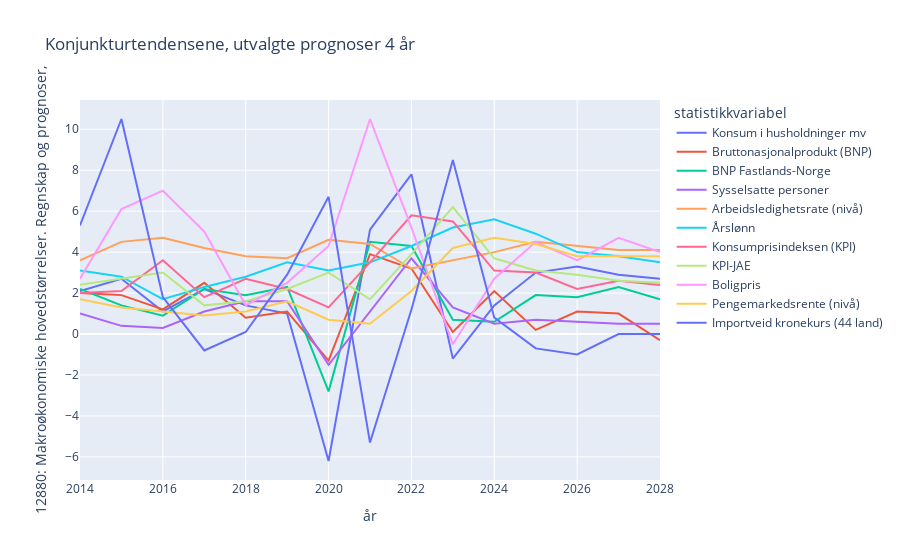

Write notebook code for a chart like this one.
### Markdown cell above
Plotly Express har argumentet 'line_group', for gruppering. Her legger jeg også på tittel og tekst til y-aksen.

### Code cell
px.line(df, x=('år'), y='12880: Makroøkonomiske hovedstørrelser. Regnskap og prognoser,', 
              color='statistikkvariabel', 
              line_group='statistikkvariabel', 
              title='Konjunkturtendensene, utvalgte prognoser 4 år', 
              )

### Figure 1 — Plotly figure (JSON) as saved in the notebook; plotly's stock layout.template omitted (floating-point values rounded to 4 significant figures)
{"data": [{"hovertemplate": "statistikkvariabel=Konsum i husholdninger mv<br>år=%{x}<br>12880: Makroøkonomiske hovedstørrelser. Regnskap og prognoser,=%{y}<extra></extra>", "legendgroup": "Konsum i husholdninger mv", "line": {"color": "#636efa", "dash": "solid"}, "marker": {"symbol": "circle"}, "mode": "lines", "name": "Konsum i husholdninger mv", "orientation": "v", "showlegend": true, "type": "scatter", "x": [2014, 2015, 2016, 2017, 2018, 2019, 2020, 2021, 2022, 2023, 2024, 2025, 2026, 2027, 2028], "xaxis": "x", "y": [2.1, 2.7, 1.1, 2.2, 1.4, 1.0, -6.2, 5.1, 7.8, -1.2, 1.4, 3.0, 3.3, 2.9, 2.7], "yaxis": "y"}, {"hovertemplate": "statistikkvariabel=Bruttonasjonalprodukt (BNP)<br>år=%{x}<br>12880: Makroøkonomiske hovedstørrelser. Regnskap og prognoser,=%{y}<extra></extra>", "legendgroup": "Bruttonasjonalprodukt (BNP)", "line": {"color": "#EF553B", "dash": "solid"}, "marker": {"symbol": "circle"}, "mode": "lines", "name": "Bruttonasjonalprodukt (BNP)", "orientation": "v", "showlegend": true, "type": "scatter", "x": [2014, 2015, 2016, 2017, 2018, 2019, 2020, 2021, 2022, 2023, 2024, 2025, 2026, 2027, 2028], "xaxis": "x", "y": [2.0, 1.9, 1.2, 2.5, 0.8, 1.1, -1.3, 3.9, 3.2, 0.1, 2.1, 0.2, 1.1, 1.0, -0.3], "yaxis": "y"}, {"hovertemplate": "statistikkvariabel=BNP Fastlands-Norge<br>år=%{x}<br>12880: Makroøkonomiske hovedstørrelser. Regnskap og prognoser,=%{y}<extra></extra>", "legendgroup": "BNP Fastlands-Norge", "line": {"color": "#00cc96", "dash": "solid"}, "marker": {"symbol": "circle"}, "mode": "lines", "name": "BNP Fastlands-Norge", "orientation": "v", "showlegend": true, "type": "scatter", "x": [2014, 2015, 2016, 2017, 2018, 2019, 2020, 2021, 2022, 2023, 2024, 2025, 2026, 2027, 2028], "xaxis": "x", "y": [2.2, 1.4, 0.9, 2.2, 1.9, 2.3, -2.8, 4.5, 4.3, 0.7, 0.6, 1.9, 1.8, 2.3, 1.7], "yaxis": "y"}, {"hovertemplate": "statistikkvariabel=Sysselsatte personer<br>år=%{x}<br>12880: Makroøkonomiske hovedstørrelser. Regnskap og prognoser,=%{y}<extra></extra>", "legendgroup": "Sysselsatte personer", "line": {"color": "#ab63fa", "dash": "solid"}, "marker": {"symbol": "circle"}, "mode": "lines", "name": "Sysselsatte personer", "orientation": "v", "showlegend": true, "type": "scatter", "x": [2014, 2015, 2016, 2017, 2018, 2019, 2020, 2021, 2022, 2023, 2024, 2025, 2026, 2027, 2028], "xaxis": "x", "y": [1.0, 0.4, 0.3, 1.1, 1.6, 1.6, -1.5, 1.1, 3.7, 1.3, 0.5, 0.7, 0.6, 0.5, 0.5], "yaxis": "y"}, {"hovertemplate": "statistikkvariabel=Arbeidsledighetsrate (nivå)<br>år=%{x}<br>12880: Makroøkonomiske hovedstørrelser. Regnskap og prognoser,=%{y}<extra></extra>", "legendgroup": "Arbeidsledighetsrate (nivå)", "line": {"color": "#FFA15A", "dash": "solid"}, "marker": {"symbol": "circle"}, "mode": "lines", "name": "Arbeidsledighetsrate (nivå)", "orientation": "v", "showlegend": true, "type": "scatter", "x": [2014, 2015, 2016, 2017, 2018, 2019, 2020, 2021, 2022, 2023, 2024, 2025, 2026, 2027, 2028], "xaxis": "x", "y": [3.6, 4.5, 4.7, 4.2, 3.8, 3.7, 4.6, 4.4, 3.2, 3.6, 4.0, 4.5, 4.3, 4.1, 4.1], "yaxis": "y"}, {"hovertemplate": "statistikkvariabel=Årslønn<br>år=%{x}<br>12880: Makroøkonomiske hovedstørrelser. Regnskap og prognoser,=%{y}<extra></extra>", "legendgroup": "Årslønn", "line": {"color": "#19d3f3", "dash": "solid"}, "marker": {"symbol": "circle"}, "mode": "lines", "name": "Årslønn", "orientation": "v", "showlegend": true, "type": "scatter", "x": [2014, 2015, 2016, 2017, 2018, 2019, 2020, 2021, 2022, 2023, 2024, 2025, 2026, 2027, 2028], "xaxis": "x", "y": [3.1, 2.8, 1.7, 2.3, 2.8, 3.5, 3.1, 3.5, 4.3, 5.2, 5.6, 4.9, 4.0, 3.8, 3.5], "yaxis": "y"}, {"hovertemplate": "statistikkvariabel=Konsumprisindeksen (KPI)<br>år=%{x}<br>12880: Makroøkonomiske hovedstørrelser. Regnskap og prognoser,=%{y}<extra></extra>", "legendgroup": "Konsumprisindeksen (KPI)", "line": {"color": "#FF6692", "dash": "solid"}, "marker": {"symbol": "circle"}, "mode": "lines", "name": "Konsumprisindeksen (KPI)", "orientation": "v", "showlegend": true, "type": "scatter", "x": [2014, 2015, 2016, 2017, 2018, 2019, 2020, 2021, 2022, 2023, 2024, 2025, 2026, 2027, 2028], "xaxis": "x", "y": [2.0, 2.1, 3.6, 1.8, 2.7, 2.2, 1.3, 3.5, 5.8, 5.5, 3.1, 3.0, 2.2, 2.6, 2.4], "yaxis": "y"}, {"hovertemplate": "statistikkvariabel=KPI-JAE<br>år=%{x}<br>12880: Makroøkonomiske hovedstørrelser. Regnskap og prognoser,=%{y}<extra></extra>", "legendgroup": "KPI-JAE", "line": {"color": "#B6E880", "dash": "solid"}, "marker": {"symbol": "circle"}, "mode": "lines", "name": "KPI-JAE", "orientation": "v", "showlegend": true, "type": "scatter", "x": [2014, 2015, 2016, 2017, 2018, 2019, 2020, 2021, 2022, 2023, 2024, 2025, 2026, 2027, 2028], "xaxis": "x", "y": [2.4, 2.7, 3.0, 1.4, 1.6, 2.2, 3.0, 1.7, 3.9, 6.2, 3.7, 3.1, 2.9, 2.6, 2.5], "yaxis": "y"}, {"hovertemplate": "statistikkvariabel=Boligpris<br>år=%{x}<br>12880: Makroøkonomiske hovedstørrelser. Regnskap og prognoser,=%{y}<extra></extra>", "legendgroup": "Boligpris", "line": {"color": "#FF97FF", "dash": "solid"}, "marker": {"symbol": "circle"}, "mode": "lines", "name": "Boligpris", "orientation": "v", "showlegend": true, "type": "scatter", "x": [2014, 2015, 2016, 2017, 2018, 2019, 2020, 2021, 2022, 2023, 2024, 2025, 2026, 2027, 2028], "xaxis": "x", "y": [2.7, 6.1, 7.0, 5.0, 1.4, 2.5, 4.3, 10.5, 5.2, -0.5, 2.7, 4.5, 3.6, 4.7, 4.0], "yaxis": "y"}, {"hovertemplate": "statistikkvariabel=Pengemarkedsrente (nivå)<br>år=%{x}<br>12880: Makroøkonomiske hovedstørrelser. Regnskap og prognoser,=%{y}<extra></extra>", "legendgroup": "Pengemarkedsrente (nivå)", "line": {"color": "#FECB52", "dash": "solid"}, "marker": {"symbol": "circle"}, "mode": "lines", "name": "Pengemarkedsrente (nivå)", "orientation": "v", "showlegend": true, "type": "scatter", "x": [2014, 2015, 2016, 2017, 2018, 2019, 2020, 2021, 2022, 2023, 2024, 2025, 2026, 2027, 2028], "xaxis": "x", "y": [1.7, 1.3, 1.1, 0.9, 1.1, 1.6, 0.7, 0.5, 2.1, 4.2, 4.7, 4.4, 3.8, 3.8, 3.8], "yaxis": "y"}, {"hovertemplate": "statistikkvariabel=Importveid kronekurs (44 land)<br>år=%{x}<br>12880: Makroøkonomiske hovedstørrelser. Regnskap og prognoser,=%{y}<extra></extra>", "legendgroup": "Importveid kronekurs (44 land)", "line": {"color": "#636efa", "dash": "solid"}, "marker": {"symbol": "circle"}, "mode": "lines", "name": "Importveid kronekurs (44 land)", "orientation": "v", "showlegend": true, "type": "scatter", "x": [2014, 2015, 2016, 2017, 2018, 2019, 2020, 2021, 2022, 2023, 2024, 2025, 2026, 2027, 2028], "xaxis": "x", "y": [5.3, 10.5, 1.8, -0.8, 0.1, 2.9, 6.7, -5.3, 1.2, 8.5, 0.8, -0.7, -1.0, 0.0, 0.0], "yaxis": "y"}], "layout": {"legend": {"title": {"text": "statistikkvariabel"}, "tracegroupgap": 0}, "title": {"text": "Konjunkturtendensene, utvalgte prognoser 4 år"}, "xaxis": {"anchor": "y", "domain": [0, 1], "title": {"text": "år"}}, "yaxis": {"anchor": "x", "domain": [0, 1], "title": {"text": "12880: Makroøkonomiske hovedstørrelser. Regnskap og prognoser,"}}}}
